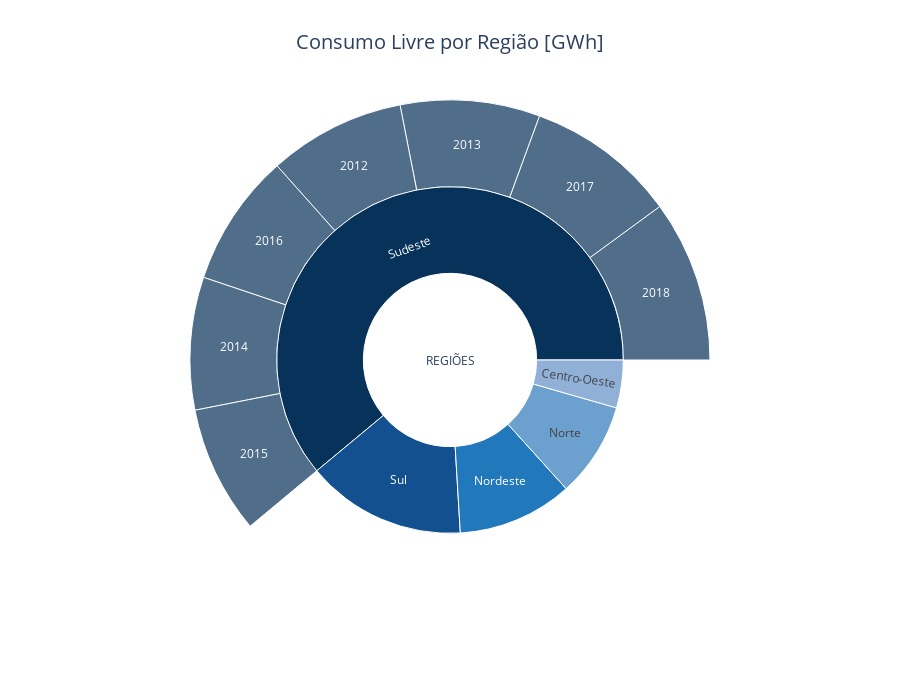

Notebook cell for this chart:
### Code cell
# Leitura do arquivo.csv
df = pd.read_csv('consumo.csv', encoding='UTF-8', sep=';') # Ler o arquivo em csv, o UTF-8 Ler os acentos cedilhas
dados=df.values  # Transformação do dataframe em array

# Criação das listas vazias
dados_2012=[]
dados_2013=[]
dados_2014=[]
dados_2015=[]
dados_2016=[]
dados_2017=[]
dados_2018=[]
regioes=[]
colors=['#07325a','#135090','#2178bb','#6ca1cf','#91b0d8'] # Atribuição das cores

# Filtragem de dados em listas usando o laço for
for dado in dados:
    # Adicionando os elementos de acordo com a posição
    regioes.append(dado[0]) 
    dados_2012.append(dado[1])
    dados_2013.append(dado[2])
    dados_2014.append(dado[3])
    dados_2015.append(dado[4])
    dados_2016.append(dado[5])
    dados_2017.append(dado[6])
    dados_2018.append(dado[7])

# exclusão dos elementos desnecessários 
del regioes[0:6]  
del dados_2012[0:6]
del dados_2013[0:6]
del dados_2014[0:6]
del dados_2015[0:6]
del dados_2016[0:6]
del dados_2017[0:6]
del dados_2018[0:6]

# Criação do gráfico Sunburst
# Criação da lista para atribuição dos nomes que aparecem no gráfico 
labels=['REGIÕES']+ regioes+['2012']*5+['2013']*5+['2014']*5+['2015']*5+['2016']*5+['2017']*5+['2018']*5
# Atribuição de quais elementos da lista label são filhos de quem
parents=['']+['REGIÕES']*5+regioes*7 
# Atribuição dos valores referente a lista label
values=['']+[0]*5+dados_2012 +dados_2013 +dados_2014+dados_2015+dados_2016+dados_2017+dados_2018
'''print (labels)
print (parents)
print (values)'''

# Atribuição dos elementos que vão aparecer no gráfico
consumo_livre =go.Figure(go.Sunburst(labels=labels,parents=parents,values=values))
consumo_livre.update_traces(hoverinfo="label+value+percent parent") # Informações do hover
consumo_livre.update_layout(title=dict(    #"dict()"Função que atribui uma série de caracteristicas a variável(dicionário)
    text='Consumo Livre por Região [GWh]',
    font=dict(size=20),
    xref='paper', # Área central do gráfico
    yref='container', # Área externa ao paper
    x=0.5, # Faz o posicionamento horizontal do texto de acordo com o xref
    y=0.95 # Faz o posicionamento vertical do texto de acordo com yref
),
height=700, # Condicionamento do tamanho do texto
sunburstcolorway =colors,
extendsunburstcolors = True) # Concede aos filhos do elemento pai uma variação da mesma cor

### Figure 1 — Plotly figure (JSON) as saved in the notebook; plotly's stock layout.template omitted (floating-point values rounded to 4 significant figures)
{"data": [{"hoverinfo": "label+value+percent parent", "labels": ["REGIÕES", "Norte", "Nordeste", "Sudeste", "Sul", "Centro-Oeste", "2012", "2012", "2012", "2012", "2012", "2013", "2013", "2013", "2013", "2013", "2014", "2014", "2014", "2014", "2014", "2015", "2015", "2015", "2015", "2015", "2016", "2016", "2016", "2016", "2016", "2017", "2017", "2017", "2017", "2017", "2018", "2018", "2018", "2018", "2018"], "parents": ["", "REGIÕES", "REGIÕES", "REGIÕES", "REGIÕES", "REGIÕES", "Norte", "Nordeste", "Sudeste", "Sul", "Centro-Oeste", "Norte", "Nordeste", "Sudeste", "Sul", "Centro-Oeste", "Norte", "Nordeste", "Sudeste", "Sul", "Centro-Oeste", "Norte", "Nordeste", "Sudeste", "Sul", "Centro-Oeste", "Norte", "Nordeste", "Sudeste", "Sul", "Centro-Oeste", "Norte", "Nordeste", "Sudeste", "Sul", "Centro-Oeste", "Norte", "Nordeste", "Sudeste", "Sul", "Centro-Oeste"], "type": "sunburst", "values": ["", 0, 0, 0, 0, 0, 10.42, 14.5, 77.72, 13.4, 4.639, 10.3, 15.13, 79.3, 16.51, 5.164, 10.84, 12.66, 75.41, 16.62, 5.12, 11.12, 10.79, 72.64, 15.97, 5.304, 12.2, 11.46, 75.63, 19.54, 5.634, 13.88, 14.23, 85.52, 26.47, 7.105, 12.21, 19.41, 91.94, 27.81, 7.799]}], "layout": {"extendsunburstcolors": true, "height": 700, "sunburstcolorway": ["#07325a", "#135090", "#2178bb", "#6ca1cf", "#91b0d8"], "title": {"font": {"size": 20}, "text": "Consumo Livre por Região [GWh]", "x": 0.5, "xref": "paper", "y": 0.95, "yref": "container"}}}
